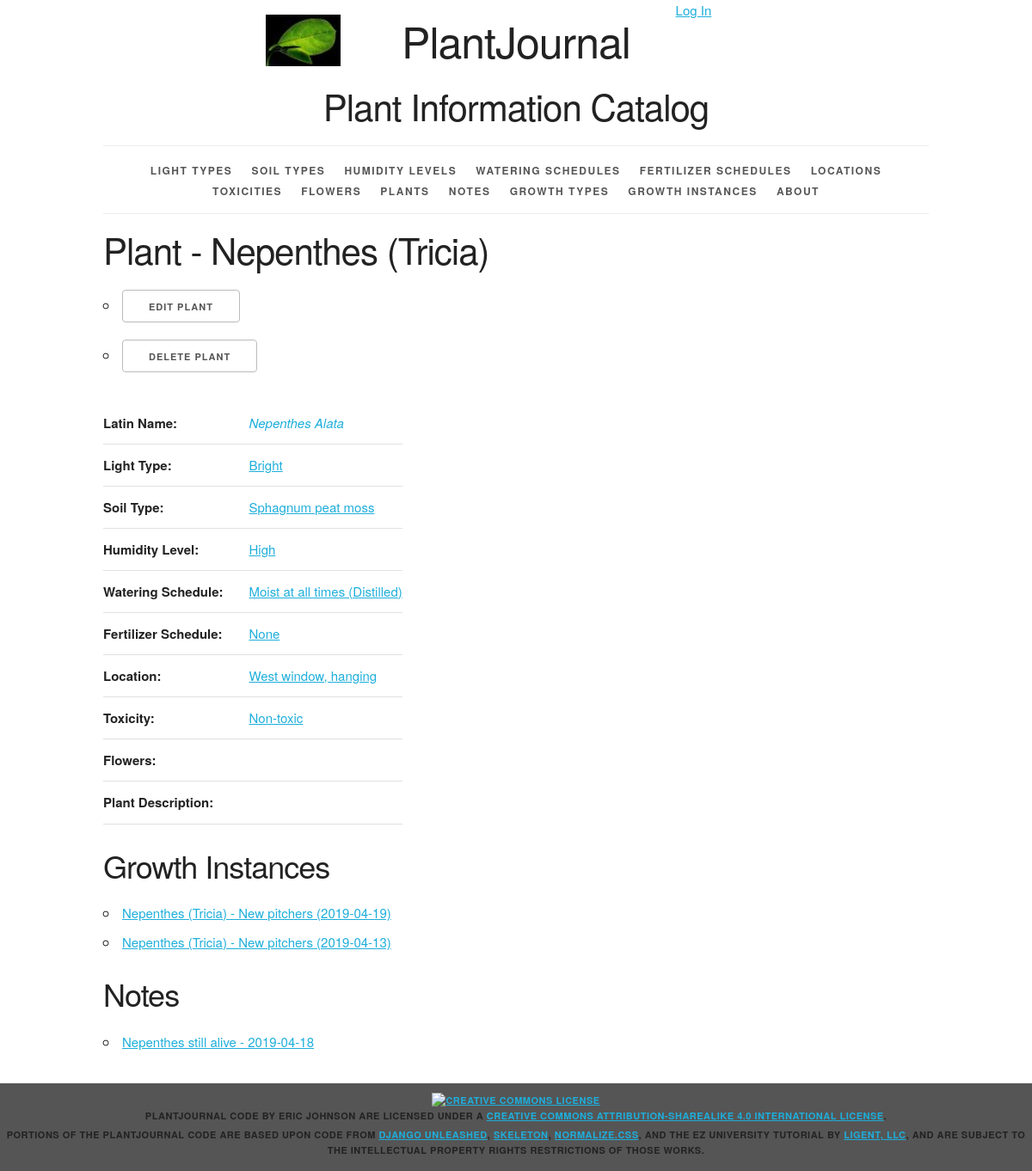
The app's page /plant/3/, older data.
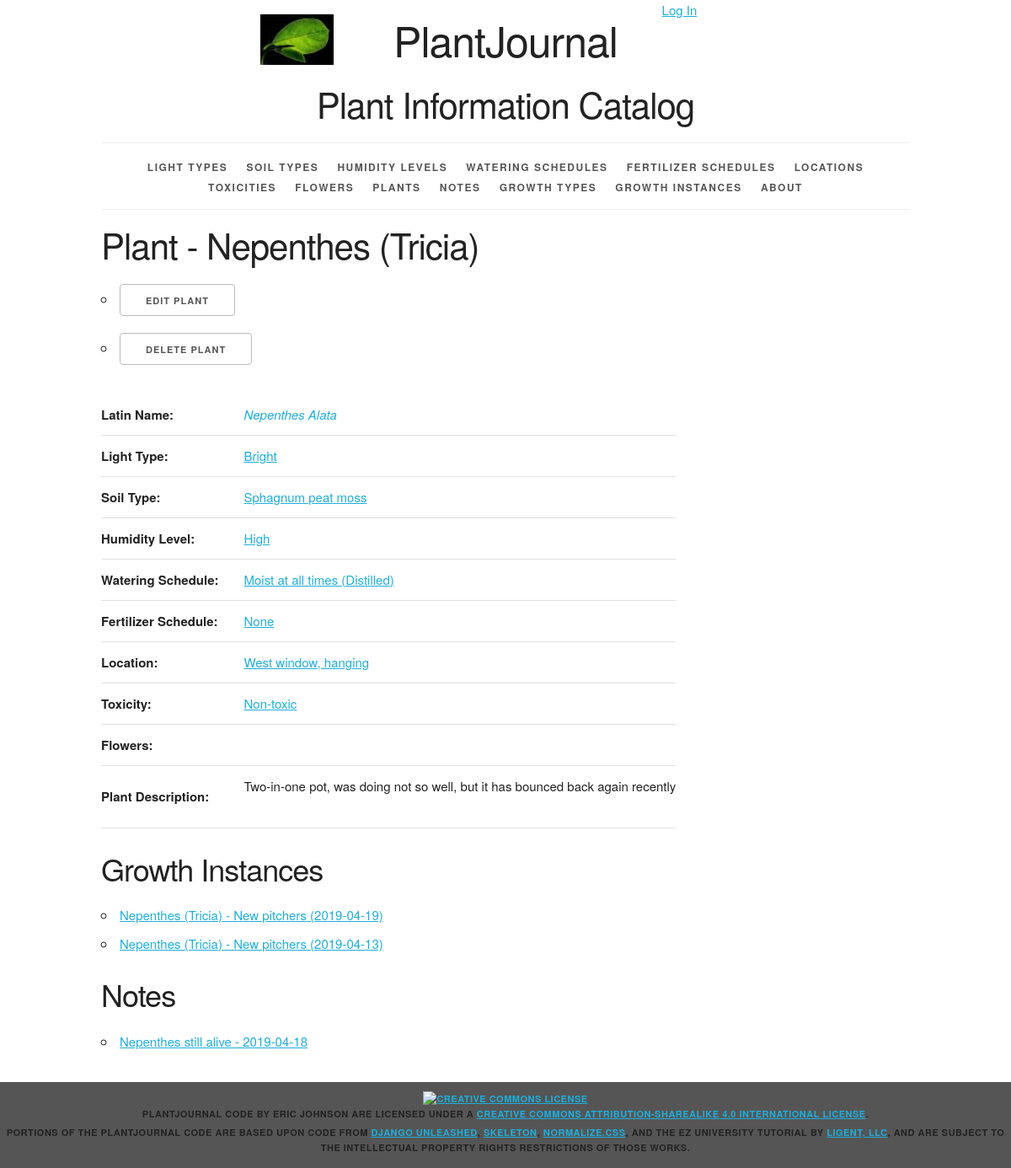
The same page, newer data.
### plantjournal/models.py (models this page shows, shortened)
class Plant(models.Model):
    plant_id = models.AutoField(primary_key=True)
    plant_name = models.CharField(max_length=45)
    plant_number = models.CharField(max_length=45, blank=True, default='')
    plant_nickname = models.CharField(max_length=45, blank=True, default='')
    plant_latin_name = models.CharField(max_length=100, blank=True, default='')
    plant_description = models.TextField(blank=True, default='')
    light = models.ForeignKey(Light, related_name='plants', on_delete=models.PROTECT, blank=True, null=True, default='')
    soil = models.ForeignKey(Soil, related_name='plants', on_delete=models.PROTECT, blank=True, null=True, default='')
    humidity = models.ForeignKey(Humidity, related_name='plants', on_delete=models.PROTECT, blank=True, null=True,
                                 default='')
    water = models.ForeignKey(Water, related_name='plants', on_delete=models.PROTECT, blank=True, null=True, default='')
    fertilizer = models.ForeignKey(Fertilizer, related_name='plants', on_delete=models.PROTECT, blank=True, null=True,
                                   default='')
    toxicity = models.ForeignKey(Toxicity, related_name='plants', on_delete=models.PROTECT, blank=True, null=True,
                                 default='')
    location = models.ForeignKey(Location, related_name='plants', on_delete=models.PROTECT, blank=True, null=True,
                                 default='')
    flower = models.ForeignKey(Flower, related_name='plants', on_delete=models.PROTECT, blank=True, null=True,
                               default='')
    def __str__(self):
        if self.plant_number == '':
            if self.plant_nickname == '':
                return '%s' % self.plant_name
            else:
                return '%s (%s)' % (self.plant_name, self.plant_nickname)
        else:
            if self.plant_nickname == '':
                return '%s %s' % (self.plant_name, self.plant_number)
            else:
                return '%s %s (%s)' % (self.plant_name, self.plant_number, self.plant_nickname)
    def get_update_url(self):
        return reverse('plantjournal_plant_update_urlpattern',
                       kwargs={'pk': self.pk})
    def get_delete_url(self):
        return reverse('plantjournal_plant_delete_urlpattern',
                       kwargs={'pk': self.pk})
    class Meta:
        ordering = ['plant_name', 'plant_number', 'plant_nickname']
        unique_together = (('plant_name', 'plant_number', 'plant_nickname'),)

### plantjournal/views.py (the view)
class PlantDetail(View):
    def get(self, request, pk):
        plant = get_object_or_404(
            Plant,
            pk=pk
        )
        plant_latin_name = plant.plant_latin_name
        plant_description = plant.plant_description
        light = plant.light
        soil = plant.soil
        humidity = plant.humidity
        water = plant.water
        fertilizer = plant.fertilizer
        location = plant.location
        toxicity = plant.toxicity
        flower = plant.flower
        growth_instance_list = plant.growth_instances.all()
        note_list = plant.notes.all()
        return render(
            request,
            'plantjournal/plant_detail.html',
            {'plant': plant,
             'plant_latin_name': plant_latin_name,
             'plant_description': plant_description,
             'light': light,
             'soil': soil,
             'humidity': humidity,
             'water': water,
             'fertilizer': fertilizer,
             'location': location,
             'toxicity': toxicity,
             'flower': flower,
             'growthinstance_list': growth_instance_list,
             'note_list': note_list}
        )

### plantjournal/models.py (called while the page is built)
    def __str__(self):
        return '%s' % self.light_type

    def get_absolute_url(self):
        return reverse('plantjournal_light_detail_urlpattern',
                       kwargs={'pk': self.pk})

    def __str__(self):
        return '%s' % self.soil_type

    def get_absolute_url(self):
        return reverse('plantjournal_soil_detail_urlpattern',
                       kwargs={'pk': self.pk})

    def __str__(self):
        return '%s' % self.humidity_level

    def get_absolute_url(self):
        return reverse('plantjournal_humidity_detail_urlpattern',
                       kwargs={'pk': self.pk})

    def __str__(self):
        if self.water_type == '':
            return '%s' % self.water_freq
        else:
            return '%s (%s)' % (self.water_freq, self.water_type)

    def get_absolute_url(self):
        return reverse('plantjournal_water_detail_urlpattern',
                       kwargs={'pk': self.pk})

    def __str__(self):
        if self.fertilizer_type == '':
            return '%s' % self.fertilizer_freq
        else:
            return '%s (%s)' % (self.fertilizer_freq, self.fertilizer_type)

    def __str__(self):
        return '%s' % self.location_name

### plantjournal/templates/plantjournal/plant_detail.html (shortened to what the changed rows need)
{% extends 'plantjournal/base.html' %}
{% block content %}
    <h2>Plant - {{ plant }}</h2>
    <ul>
        <li>
        </li>
        <li>
        </li>
    </ul>
    <section>
        <table>
            <tr>
                <th>Latin Name:</th>
                <td>
                    {% if plant_latin_name != None %}
                        <a><em>{{ plant_latin_name }}</em></a>
                    {% else %}
                        {{ '' }}
                    {% endif %}
                </td>
            </tr>
            <tr>
                <th>Light Type:</th>
            </tr>
            <tr>
                <th>Soil Type:</th>
            </tr>
            <tr>
                <th>Humidity Level:</th>
            </tr>
            <tr>
                <th>Watering Schedule:</th>
            </tr>
            <tr>
                <th>Fertilizer Schedule:</th>
            </tr>
            <tr>
                <th>Location:</th>
            </tr>
            <tr>
                <th>Toxicity:</th>
            </tr>
            <tr>
                <th>Flowers:</th>
            </tr>
            <tr>
                <th>Plant Description:</th>
                <td>
                    {% if plant_description != None %}
                        <p>{{ plant_description }}</p>
                    {% else %}
                        {{ '' }}
                    {% endif %}
                </td>
            </tr>
        </table>
    </section>
    <section>
        <h3>Growth Instances</h3>
        <ul>
        </ul>
        <h3>Notes</h3>
        <ul>
        </ul>
    </section>
{% endblock %}

Row changes from the older to the newer data that the page shows:
changed Plant "Nepenthes (Tricia)": plant_description (not shown) → "Two-in-one pot, was doing not so well, but it has bounced back again recently"
